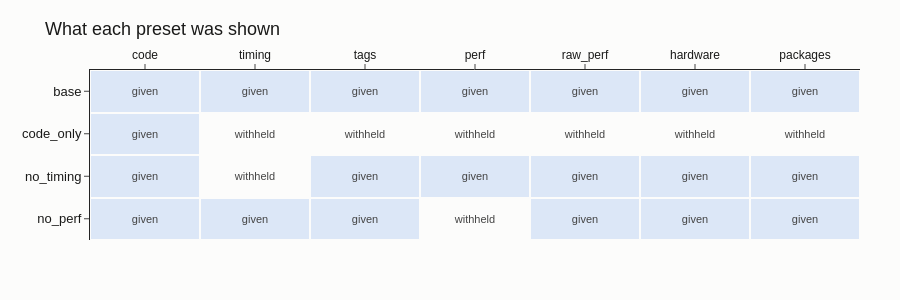

Here is the notebook cell this chart was saved with:
### Markdown cell above
## 1. What each preset was shown

### Code cell
"""The entire difference between the four conditions."""
grid = [
    [
        1.0
        if ((meta["ablations"][preset].get("effect") or {}).get("context") or {}).get(
            source, False
        )
        else 0.0
        for source in SOURCES
    ]
    for preset in PRESETS
]
labels = [
    ["given" if value else "withheld" for value in row] for row in grid
]

figure = go.Figure(
    go.Heatmap(
        z=grid,
        x=SOURCES,
        y=PRESETS,
        text=labels,
        texttemplate="%{text}",
        textfont=dict(size=11),
        colorscale=[[0, SURFACE], [1, "#dce7f7"]],
        showscale=False,
        xgap=2,
        ygap=2,
    )
)
figure.update_layout(
    **LAYOUT,
    title="What each preset was shown",
    height=300,
    xaxis=dict(side="top", tickfont=dict(size=12)),
    yaxis=dict(autorange="reversed", tickfont=dict(size=13)),
)
figure.show()

### Figure 1 — Plotly figure (JSON) as saved in the notebook; plotly's stock layout.template omitted (floating-point values rounded to 4 significant figures)
{"data": [{"colorscale": [[0, "#fcfcfb"], [1, "#dce7f7"]], "showscale": false, "text": [["given", "given", "given", "given", "given", "given", "given"], ["given", "withheld", "withheld", "withheld", "withheld", "withheld", "withheld"], ["given", "withheld", "given", "given", "given", "given", "given"], ["given", "given", "given", "withheld", "given", "given", "given"]], "textfont": {"size": 11}, "texttemplate": "%{text}", "type": "heatmap", "x": ["code", "timing", "tags", "perf", "raw_perf", "hardware", "packages"], "xgap": 2, "y": ["base", "code_only", "no_timing", "no_perf"], "ygap": 2, "z": [[1.0, 1.0, 1.0, 1.0, 1.0, 1.0, 1.0], [1.0, 0.0, 0.0, 0.0, 0.0, 0.0, 0.0], [1.0, 0.0, 1.0, 1.0, 1.0, 1.0, 1.0], [1.0, 1.0, 1.0, 0.0, 1.0, 1.0, 1.0]]}], "layout": {"font": {"color": "#1a1a19", "family": "Helvetica, Arial, sans-serif", "size": 13}, "height": 300, "legend": {"font": {"size": 12}, "orientation": "h", "x": 0, "y": 1.08}, "margin": {"b": 60, "l": 90, "r": 40, "t": 70}, "paper_bgcolor": "#fcfcfb", "plot_bgcolor": "#fcfcfb", "title": {"text": "What each preset was shown"}, "xaxis": {"side": "top", "tickfont": {"size": 12}}, "yaxis": {"autorange": "reversed", "tickfont": {"size": 13}}}}
